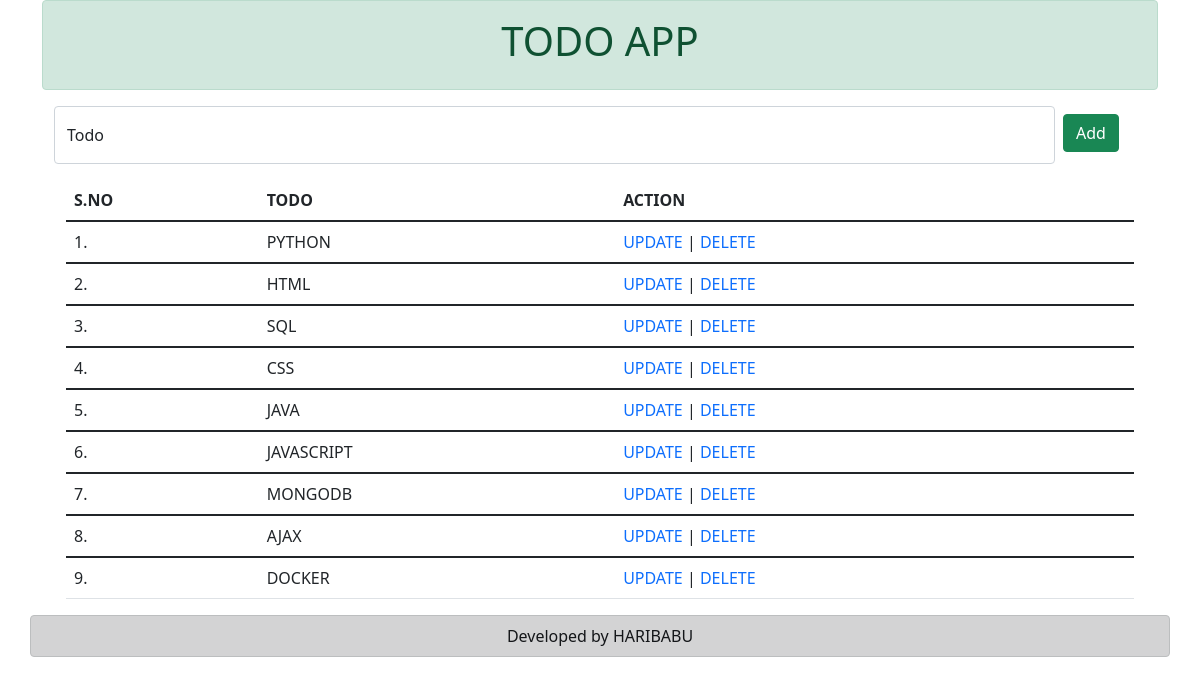
Page /home/ on the earlier database version.
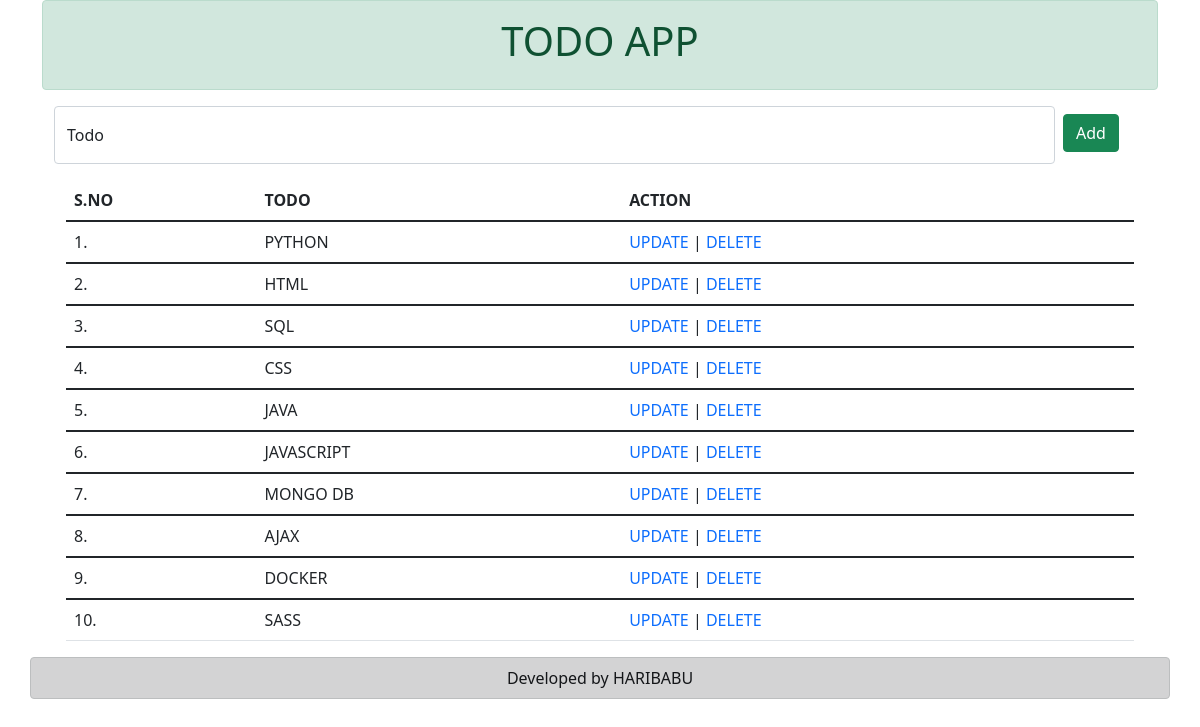
Same page on the later database version.
### todo/models.py (models this page shows, shortened)
class todo(models.Model):
    todo = models.CharField(max_length=15)

### todo/views.py (the view)
# urls.py: 2. Add a URL to urlpatterns:  path('', views.home, name='home')
def home(request):
    if request.method == 'POST':
        todos = request.POST['todo']
        print(todos)
        data = todo(todo=todos)
        data.save()
        return redirect('/home/')
    else:
        todos = todo.objects.all()
        return render(request, 'home.html', {"todos": todos})

### templates/home.html (shortened to what this page needs)
<!DOCTYPE html>
<html lang="en">
  <head>
    <link
      href="https://cdn.jsdelivr.net/npm/bootstrap@5.1.1/dist/css/bootstrap.min.css"
      rel="stylesheet"
    />
    <link
      rel="stylesheet"
      href="https://cdnjs.cloudflare.com/ajax/libs/font-awesome/4.7.0/css/font-awesome.min.css"
    />
  </head>
  <body>
    <div class="container">
      <div class="alert alert-success text-center" role="alert">
        <h1>TODO APP</h1>
      </div>
      <div class="container">
        <div class="row">
          <form action="" method="POST" class="d-flex">
            <div class="col-sm-11">
              <div class="form-floating mb-3 text-center">
                <input
                  type="text"
                  class="form-control text-center"
                  id="floatingInput"
                  placeholder="Add Todo"
                  name="todo"
                />
                <label for="floatingInput">Todo</label>
              </div>
            </div>
            <div class="col-sm-1">
              <button type="submit" class="btn btn-success mt-2 mx-2">
                Add
              </button>
            </div>
          </form>
        </div>
        <div class="container">
          <table class="table table-hover">
            <thead>
              <tr>
                <th scope="col">S.NO</th>
                <th scope="col">TODO</th>
                <th scope="col">ACTION</th>
              </tr>
            </thead>
            {% for todo in todos %}
            <tbody>
              <tr>
                <td><span class="mycount"></span></td>
                <td>{{todo.todo}}</td>
                <td>
                  <a href="/update/{{todo.id}}" class="text-decoration-none"
                    >UPDATE</a
                  >
                  <span> | </span>
                  <a href="/delete/{{todo.id}}" class="text-decoration-none"
                    >DELETE</a
                  >
                </td>
              </tr>
            </tbody>
            {% endfor %}
          </table>
        </div>
      </div>
    </div>
    <div class="container alert alert-dark text-center p-2 mb-0" role="alert">
      Developed by HARIBABU
    </div>
  </body>
</html>

Differences in the rows shown:
changed todo: todo "MONGODB" → "MONGO DB"
added todo: todo "SASS"
